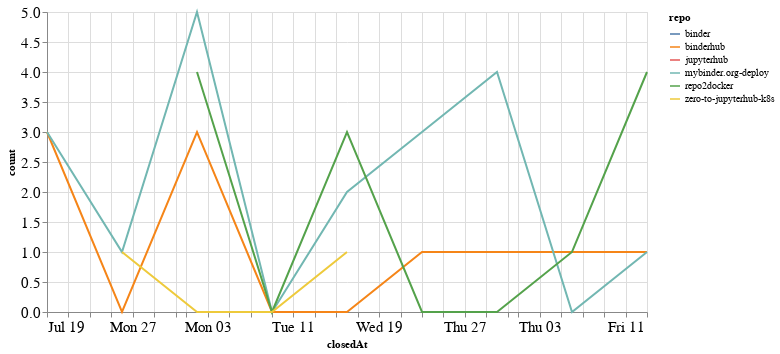

The code cell stored with this chart in its notebook:
### Code cell
closed_by_time = closed_by.groupby('repo').resample('W', on='closedAt').count()['author'].reset_index()
closed_by_time = closed_by_time.rename(columns={'author': 'count'})

alt.Chart(closed_by_time, width=600).mark_line().encode(
    x='closedAt',
    y='count',
    color='repo',
    tooltip="repo"
)

### Figure 1 — Vega-Lite specification as saved in the notebook (floating-point values rounded to 4 significant figures)
{"config": {"axisLeft": {"labelFontSize": 15}, "axisBottom": {"labelFontSize": 15}}, "data": {"name": "data-d1a758686d57018c0cd21b9d06e1c57a"}, "mark": "line", "encoding": {"color": {"type": "nominal", "field": "repo"}, "tooltip": {"type": "nominal", "field": "repo"}, "x": {"type": "temporal", "field": "closedAt"}, "y": {"type": "quantitative", "field": "count"}}, "width": 600, "$schema": "https://vega.github.io/schema/vega-lite/v4.8.1.json", "datasets": {"data-d1a758686d57018c0cd21b9d06e1c57a": [{"repo": "binder", "closedAt": "2020-07-26T00:00:00", "count": 1}, {"repo": "binderhub", "closedAt": "2020-07-19T00:00:00", "count": 3}, {"repo": "binderhub", "closedAt": "2020-07-26T00:00:00", "count": 0}, {"repo": "binderhub", "closedAt": "2020-08-02T00:00:00", "count": 3}, {"repo": "binderhub", "closedAt": "2020-08-09T00:00:00", "count": 0}, {"repo": "binderhub", "closedAt": "2020-08-16T00:00:00", "count": 0}, {"repo": "binderhub", "closedAt": "2020-08-23T00:00:00", "count": 1}, {"repo": "binderhub", "closedAt": "2020-08-30T00:00:00", "count": 1}, {"repo": "binderhub", "closedAt": "2020-09-06T00:00:00", "count": 1}, {"repo": "binderhub", "closedAt": "2020-09-13T00:00:00", "count": 1}, {"repo": "jupyterhub", "closedAt": "2020-08-16T00:00:00", "count": 1}, {"repo": "mybinder.org-deploy", "closedAt": "2020-07-19T00:00:00", "count": 3}, {"repo": "mybinder.org-deploy", "closedAt": "2020-07-26T00:00:00", "count": 1}, {"repo": "mybinder.org-deploy", "closedAt": "2020-08-02T00:00:00", "count": 5}, {"repo": "mybinder.org-deploy", "closedAt": "2020-08-09T00:00:00", "count": 0}, {"repo": "mybinder.org-deploy", "closedAt": "2020-08-16T00:00:00", "count": 2}, {"repo": "mybinder.org-deploy", "closedAt": "2020-08-23T00:00:00", "count": 3}, {"repo": "mybinder.org-deploy", "closedAt": "2020-08-30T00:00:00", "count": 4}, {"repo": "mybinder.org-deploy", "closedAt": "2020-09-06T00:00:00", "count": 0}, {"repo": "mybinder.org-deploy", "closedAt": "2020-09-13T00:00:00", "count": 1}, {"repo": "repo2docker", "closedAt": "2020-08-02T00:00:00", "count": 4}, {"repo": "repo2docker", "closedAt": "2020-08-09T00:00:00", "count": 0}, {"repo": "repo2docker", "closedAt": "2020-08-16T00:00:00", "count": 3}, {"repo": "repo2docker", "closedAt": "2020-08-23T00:00:00", "count": 0}, {"repo": "repo2docker", "closedAt": "2020-08-30T00:00:00", "count": 0}, {"repo": "repo2docker", "closedAt": "2020-09-06T00:00:00", "count": 1}, {"repo": "repo2docker", "closedAt": "2020-09-13T00:00:00", "count": 4}, {"repo": "zero-to-jupyterhub-k8s", "closedAt": "2020-07-26T00:00:00", "count": 1}, {"repo": "zero-to-jupyterhub-k8s", "closedAt": "2020-08-02T00:00:00", "count": 0}, {"repo": "zero-to-jupyterhub-k8s", "closedAt": "2020-08-09T00:00:00", "count": 0}, {"repo": "zero-to-jupyterhub-k8s", "closedAt": "2020-08-16T00:00:00", "count": 1}]}}
